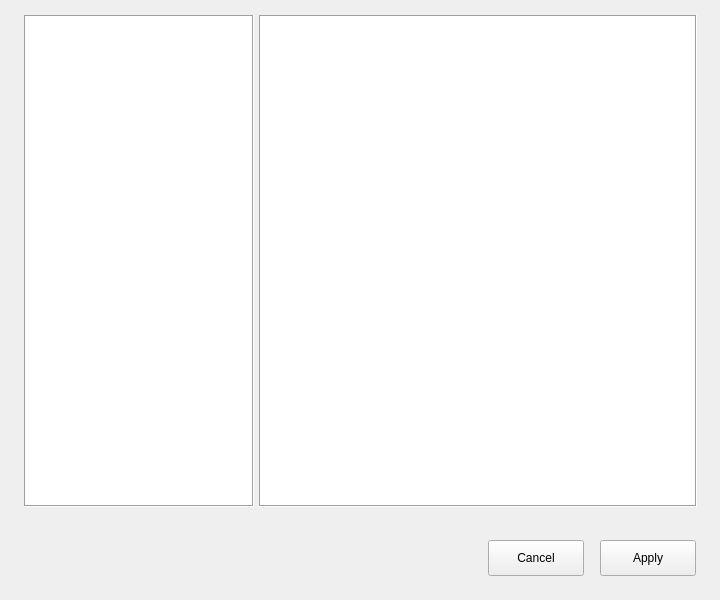
<?xml version="1.0" encoding="UTF-8"?>
<ui version="4.0">
 <class>SelectPpdDialog</class>
 <widget class="QWidget" name="SelectPpdDialog">
  <property name="geometry">
   <rect>
    <x>0</x>
    <y>0</y>
    <width>720</width>
    <height>600</height>
   </rect>
  </property>
  <property name="minimumSize">
   <size>
    <width>720</width>
    <height>600</height>
   </size>
  </property>
  <property name="maximumSize">
   <size>
    <width>720</width>
    <height>600</height>
   </size>
  </property>
  <property name="windowTitle">
   <string>SelectPpdDialog</string>
  </property>
  <property name="autoFillBackground">
   <bool>true</bool>
  </property>
  <layout class="QVBoxLayout" name="verticalLayout">
   <property name="spacing">
    <number>0</number>
   </property>
   <property name="leftMargin">
    <number>0</number>
   </property>
   <property name="topMargin">
    <number>0</number>
   </property>
   <property name="rightMargin">
    <number>0</number>
   </property>
   <property name="bottomMargin">
    <number>0</number>
   </property>
   <item>
    <layout class="QVBoxLayout" name="verticalLayout_2">
     <property name="spacing">
      <number>0</number>
     </property>
     <property name="leftMargin">
      <number>24</number>
     </property>
     <property name="topMargin">
      <number>15</number>
     </property>
     <property name="rightMargin">
      <number>24</number>
     </property>
     <property name="bottomMargin">
      <number>24</number>
     </property>
     <item>
      <layout class="QHBoxLayout" name="horizontalLayout_2">
       <property name="spacing">
        <number>5</number>
       </property>
       <property name="sizeConstraint">
        <enum>QLayout::SetDefaultConstraint</enum>
       </property>
       <item>
        <widget class="CustomListView" name="venderListView">
         <property name="minimumSize">
          <size>
           <width>230</width>
           <height>492</height>
          </size>
         </property>
         <property name="mouseTracking">
          <bool>true</bool>
         </property>
         <property name="styleSheet">
          <string notr="true"/>
         </property>
         <property name="frameShape">
          <enum>QFrame::Box</enum>
         </property>
         <property name="horizontalScrollBarPolicy">
          <enum>Qt::ScrollBarAlwaysOff</enum>
         </property>
         <property name="editTriggers">
          <set>QAbstractItemView::NoEditTriggers</set>
         </property>
         <property name="showDropIndicator" stdset="0">
          <bool>false</bool>
         </property>
         <property name="alternatingRowColors">
          <bool>true</bool>
         </property>
         <property name="selectionBehavior">
          <enum>QAbstractItemView::SelectRows</enum>
         </property>
        </widget>
       </item>
       <item>
        <widget class="CustomListView" name="modelListView">
         <property name="minimumSize">
          <size>
           <width>438</width>
           <height>492</height>
          </size>
         </property>
         <property name="mouseTracking">
          <bool>true</bool>
         </property>
         <property name="styleSheet">
          <string notr="true"/>
         </property>
         <property name="frameShape">
          <enum>QFrame::Box</enum>
         </property>
         <property name="horizontalScrollBarPolicy">
          <enum>Qt::ScrollBarAlwaysOff</enum>
         </property>
         <property name="editTriggers">
          <set>QAbstractItemView::NoEditTriggers</set>
         </property>
         <property name="showDropIndicator" stdset="0">
          <bool>false</bool>
         </property>
         <property name="alternatingRowColors">
          <bool>true</bool>
         </property>
         <property name="selectionBehavior">
          <enum>QAbstractItemView::SelectRows</enum>
         </property>
        </widget>
       </item>
      </layout>
     </item>
     <item>
      <spacer name="verticalSpacer">
       <property name="orientation">
        <enum>Qt::Vertical</enum>
       </property>
       <property name="sizeType">
        <enum>QSizePolicy::Fixed</enum>
       </property>
       <property name="sizeHint" stdset="0">
        <size>
         <width>20</width>
         <height>33</height>
        </size>
       </property>
      </spacer>
     </item>
     <item>
      <layout class="QHBoxLayout" name="horizontalLayout_3">
       <property name="spacing">
        <number>0</number>
       </property>
       <property name="topMargin">
        <number>0</number>
       </property>
       <property name="bottomMargin">
        <number>0</number>
       </property>
       <item>
        <spacer name="horizontalSpacer_3">
         <property name="orientation">
          <enum>Qt::Horizontal</enum>
         </property>
         <property name="sizeHint" stdset="0">
          <size>
           <width>40</width>
           <height>20</height>
          </size>
         </property>
        </spacer>
       </item>
       <item>
        <widget class="QPushButton" name="cancelBtn">
         <property name="sizePolicy">
          <sizepolicy hsizetype="Fixed" vsizetype="Fixed">
           <horstretch>0</horstretch>
           <verstretch>0</verstretch>
          </sizepolicy>
         </property>
         <property name="minimumSize">
          <size>
           <width>96</width>
           <height>36</height>
          </size>
         </property>
         <property name="maximumSize">
          <size>
           <width>96</width>
           <height>36</height>
          </size>
         </property>
         <property name="text">
          <string>Cancel</string>
         </property>
        </widget>
       </item>
       <item>
        <spacer name="horizontalSpacer_4">
         <property name="orientation">
          <enum>Qt::Horizontal</enum>
         </property>
         <property name="sizeType">
          <enum>QSizePolicy::Fixed</enum>
         </property>
         <property name="sizeHint" stdset="0">
          <size>
           <width>16</width>
           <height>20</height>
          </size>
         </property>
        </spacer>
       </item>
       <item>
        <widget class="QPushButton" name="applyBtn">
         <property name="enabled">
          <bool>true</bool>
         </property>
         <property name="sizePolicy">
          <sizepolicy hsizetype="Fixed" vsizetype="Fixed">
           <horstretch>0</horstretch>
           <verstretch>0</verstretch>
          </sizepolicy>
         </property>
         <property name="minimumSize">
          <size>
           <width>96</width>
           <height>36</height>
          </size>
         </property>
         <property name="maximumSize">
          <size>
           <width>96</width>
           <height>36</height>
          </size>
         </property>
         <property name="text">
          <string>Apply</string>
         </property>
        </widget>
       </item>
      </layout>
     </item>
    </layout>
   </item>
  </layout>
 </widget>
 <customwidgets>
  <customwidget>
   <class>CustomListView</class>
   <extends>QTreeView</extends>
   <header location="global">custom_list_view.h</header>
  </customwidget>
 </customwidgets>
 <resources/>
 <connections/>
</ui>
